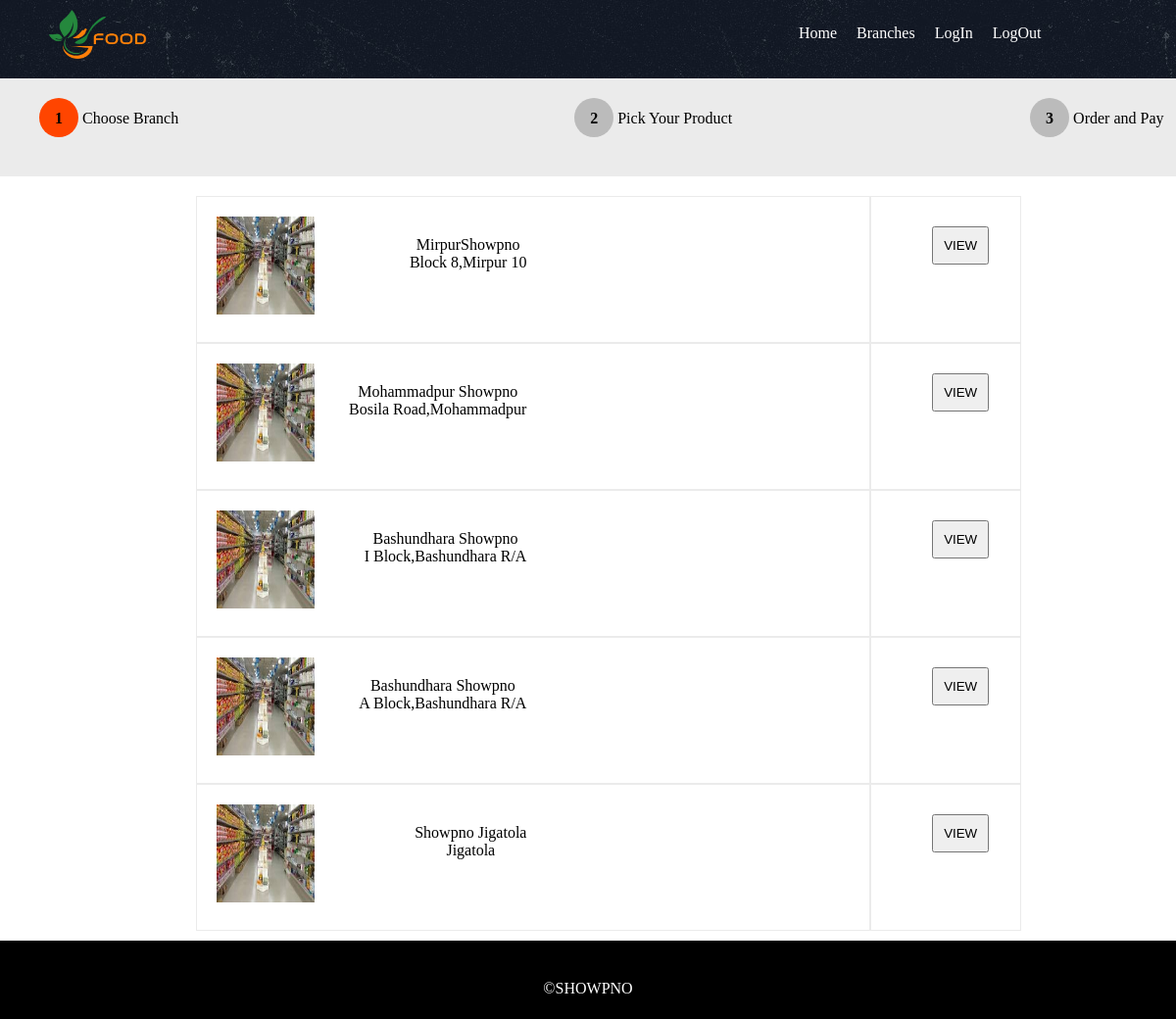
Page /restaurant.php on the committed database.
### tables this page shows
CREATE TABLE `restaurant` (
  `rs_id` int(11) NOT NULL,
  `c_id` int(11) NOT NULL,
  `title` varchar(222) NOT NULL,
  `email` varchar(222) NOT NULL,
  `phone` varchar(222) NOT NULL,
  `url` varchar(222) NOT NULL,
  `o_hr` varchar(222) NOT NULL,
  `c_hr` varchar(222) NOT NULL,
  `o_days` varchar(222) NOT NULL,
  `address` text NOT NULL,
  `image` text NOT NULL,
  `date` timestamp NOT NULL DEFAULT current_timestamp() ON UPDATE current_timestamp()
);

### restaurant.php (the view, shortened to what this page needs)
<?php
@include 'config.php';
$sql = "SELECT * FROM restaurant";
$result = mysqli_query($con, $sql);
?>
<!DOCTYPE html>
<html lang="en">
<head>
    <link rel="stylesheet" href="style1.css">
</head>
<body>
    <div class="container">
        <div class="header">
            <div class="logo">
                <img src="images/logo.png" alt="">
            </div>
            <div class="nav">
                <ul>
                    <li><a href="index.php">Home</a></li>
                    <li><a href="restaurant.php">Branches</a></li>
                    <li><a href="login.php">LogIn</a></li>
                    <li><a href="logout.php">LogOut</a></li>
                </ul>
            </div>
        </div>
        <div class="articale">
           <div class="heading">
            <span class="dot"><h4>1</h4></span>
            <span>Choose Branch</span>
            <span class="dot1"><h4>2</h4></span>
            <span>Pick Your Product</span>
            <span class="dot2"><h4>3</h4></span>
            <span>Order and Pay</span>
           </div>
        </div>
        <div class="res">
        <div class="res1">
            <?php
              while ($row = mysqli_fetch_assoc($result))
              {
           echo '<div class="name">';
               echo '<div class="nameImg">';
               echo '<img src="' . $row['image'] . '" alt="Restaurant Image">';
                echo'</div>';
              echo  '<div class="nameTxt">';
              echo '<p>' . $row['title'] . '</p>';
              echo '<p>' . $row['address'] . '</p>';
               echo' </div>';
            echo'</div>';
           echo '<div class="but">';
           echo '<a href="restaurant1.php?id=' . $row['rs_id'] . '"><button>VIEW</button></a>';
           echo '</div>';
              }
              ?>
        </div>
       </div>
       <div class="footer">
            <p>&copy;SHOWPNO</p>
        </div>
    </div>
</body>
</html>

### style1.css (style rules this page uses)
* { margin: 0; padding: 0; box-sizing: border-box; }
.container { width: 100%; margin: auto; }
.header { width: 100%; height: 80px; background-image: url(images/menu-bg.jpg); }
.header img { width: 100%; height: 100%; }
.logo { height: 100%; width: 25%; float: left; }
.logo img { width:100px; height: 50px; margin-left: 50px; margin-top: 10px; }
.nav { width: 75%; height: 100%; float: right; }
.nav ul { list-style: none; margin: 0; padding: 5px; margin-left: 500px; margin-top: 10px; }
.nav ul li { float: left; }
.nav ul li a { text-decoration: none; display: flex; padding: 10px 10px 10px 10px; color: white; }
.articale { width: 100%; height: 100px; background-color: #ebebeb; }
.heading { width: 100%; height: 100%; }
.dot { height: 40px; width: 40px; background-color: orangered; border-radius: 50%; display: inline-block; margin-top: 20px; margin-left: 40px; }
.dot h4 { text-align: center; margin-top: 30%; }
.dot1 { height: 40px; width: 40px; background-color: #bbb; border-radius: 50%; display: inline-block; margin-top: 20px; margin-left: 400px; }
.dot1 h4 { text-align: center; margin-top: 30%; }
.dot2 { height: 40px; width: 40px; background-color: #bbb; border-radius: 50%; display: inline-block; margin-top: 20px; margin-left: 300px; }
.dot2 h4 { text-align: center; margin-top: 30%; }
.res { width: 100%; height: auto; margin-top: 20px; margin-bottom: 10px; text-align: center; align-items: center; }
.res1 { width: 100%; text-align: center; align-items: center; display: grid; grid-template-rows: repeat(2,1fr); grid-template-columns: repeat(2,1fr); }
.res1 .name { width: 100%; height: 150px; border: 1px solid #ebebeb; margin-left: 200px; }
.res1 .name .nameImg { width: 100px; height: 100px; float: left; }
.res1 .name .nameImg img { width: 100%; height: 100%; margin-top: 20px; margin-left: 20px; }
.res1 .name .nameTxt { float: right; text-align: center; margin-top: 40px; margin-right: 350px; }
.but { width: 30%; height: 150px; border: 1px solid #ebebeb; margin-left: 200px; }
.but button { padding: 10px 10px; margin-top: 30px; margin-left: 30px; }
.footer { width: 100%; height: 80px; background-color: black; }
.footer p { color: white; padding-top: 40px; text-align: center; }

### rows in the picture
restaurant: image (picture), title "MirpurShowpno", address "Block 8,Mirpur 10"
restaurant: image (picture), title "Mohammadpur Showpno", address "Bosila Road,Mohammadpur"
restaurant: image (picture), title "Bashundhara Showpno", address "I Block,Bashundhara R/A"
restaurant: image (picture), title "Bashundhara Showpno", address "A Block,Bashundhara R/A"
restaurant: image (picture), title "Showpno Jigatola", address "Jigatola"
